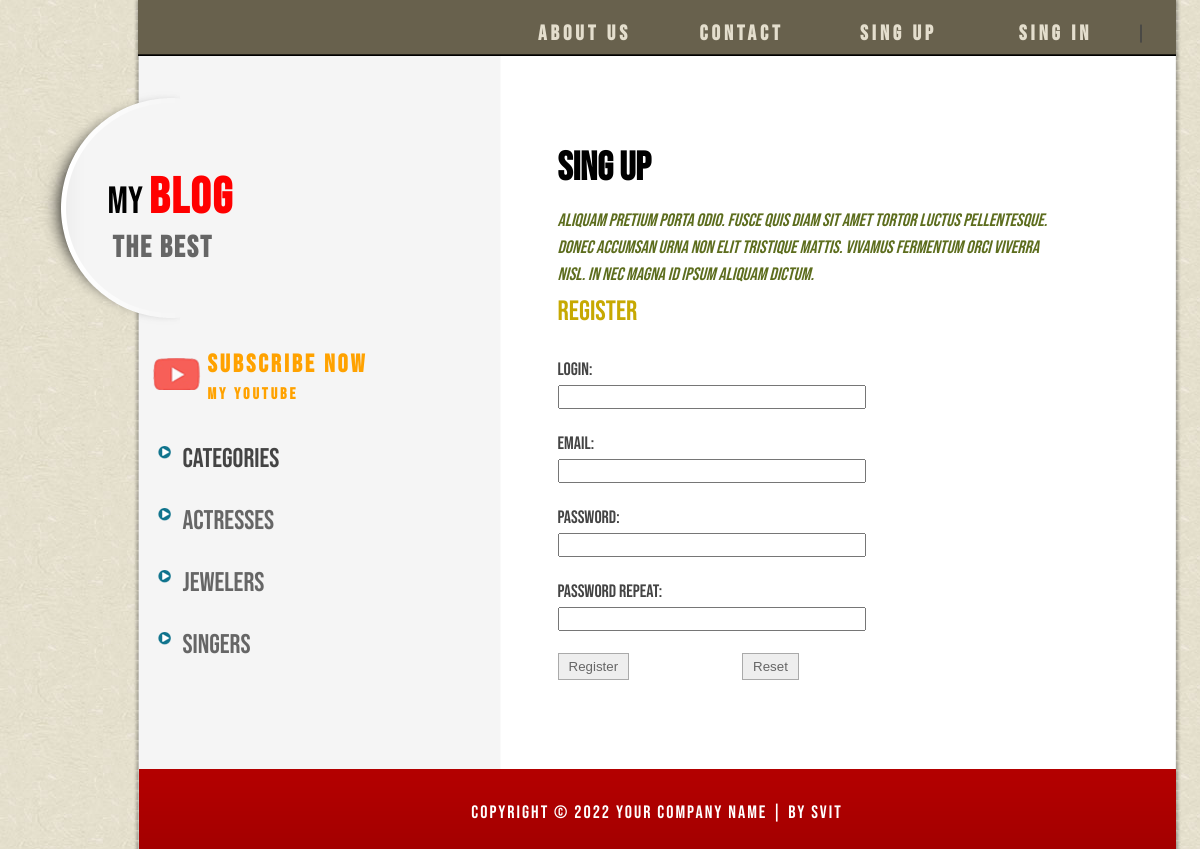
Screenshot of /register/ with the database file from the repository.
### women/models.py (models this page shows, shortened)
class Category(models.Model):
    name = models.CharField(max_length=100, db_index=True, verbose_name="Category")
    slug = models.SlugField(max_length=255, unique=True, db_index=True, verbose_name="URL")
    def get_absolute_url(self):
        return reverse('category', kwargs={'cat_slug': self.slug})
    class Meta:
        verbose_name = "Category"
        verbose_name_plural = "Categories"
        ordering = ['id']

### women/views.py (the view, shortened to what this page needs)
# urls.py: path('register/', RegisterUser.as_view(), name='register'),
class RegisterUser(DataMixin, CreateView):
    form_class = RegisterUserForm
    template_name = 'women/register.html'
    success_url = reverse_lazy('login')
    def get_context_data(self, *, object_list=None, **kwargs):
        context = super().get_context_data(**kwargs)
        c_def = self.get_user_context(title="Sing up")
        return {**context, **c_def}

### women/forms.py
class RegisterUserForm(UserCreationForm):
	username = forms.CharField(label='Login', widget=forms.TextInput(attrs={'class': 'form-input'}))
	email = forms.EmailField(label='Email', widget=forms.EmailInput(attrs={'class': 'form-input'}))
	password1 = forms.CharField(label='Password', widget=forms.PasswordInput(attrs={'class': 'form-input'}))
	password2 = forms.CharField(label='Password repeat', widget=forms.PasswordInput(attrs={'class': 'form-input'}))
	class Meta:
		model = User
		fields = ('username', 'email', 'password1', 'password2')

### women/templatetags/women_tags.py (called while the page is built)
@register.inclusion_tag('women/main_menu.html', takes_context=True)
def main_menu(context):
	m = menu.copy()
	if not context['request'].user.is_authenticated:
		m.pop(1)
	else:
		context['menu'] = m
	return context

### women/utils.py (called while the page is built)
	def get_user_context(self, **kwargs):
		context = kwargs
		cats = Category.objects.annotate(Count('women'))
		user_menu = menu.copy()
		if not self.request.user.is_authenticated:
			user_menu.pop(1)
		context['menu'] = user_menu
		context['cats'] = cats
		if 'cat_selected' not in context:
			context['cat_selected'] = 0
		return context

### women/templates/Women/register.html (shortened to what this page needs)
{% extends 'women/base.html' %}
{% block content %}
<div id="templatemo_main">
	<h1>{{title}}</h1>
	<p><em>Aliquam pretium porta odio. Fusce quis diam sit amet tortor luctus pellentesque. Donec accumsan urna non elit tristique mattis. Vivamus fermentum orci viverra nisl. In nec magna id ipsum  aliquam dictum.</em></p>
	<div id="contact_form">
		<h2>Register</h2>
		<form action="{% url 'register' %}" method="post">
			{% for f in form %}
			<label class="validate-email required form-label" for="{{ f.id_for_label }}">{{f.label}}:</label>{{ f }}
			<div class="cleaner_h20"></div>
			{% endfor %}
			<input style="margin-left: 0px;" type="submit" class="submit_btn" name="submit" id="submit" value="Register" />
			<input type="reset" class="submit_btn" name="reset" id="reset" value="Reset" />
		</form>
	</div>
</div>
{% endblock %}

### women/templates/Women/base.html (shortened to what this page needs)
<!DOCTYPE html>
{% load static %}
{% load women_tags %}
{% load crispy_forms_tags %}
<html>
<head>
    <link rel="stylesheet" type="text/css" href="{% static 'css/templatemo_style.css' %}"/>
    <link rel="stylesheet" type="text/css" href="{% static 'css/s3slider.css' %}"/>
    <link rel="stylesheet" type="text/css" href="{% static 'css/styles1.css' %}"/>
</head>
<body>
    <div id="templatemo_wrapper">
        {% main_menu %}
        <div id="templatemo_left_column">
            <div id="templatemo_header">
                <div id="site_title">
                    <h1><a href="{% url 'home' %}" target="_parent">My <strong>Blog</strong><span>the best</span></a></h1>
                </div>
            </div>
            <div id="templatemo_sidebar">
                <div  id="templatemo_rss" class="share">
                    <a class="share-yt" href="https://www.youtube.com/channel/UClXuYKdnkeKHS2di7G_obIg" target="_blank" rel="nofollow">SUBSCRIBE NOW <br /><span>my youtube</span></a>
                </div>
                <table class="table-content" border=0 cellpadding="0" cellspacing="0">
                    <td valign="top">
                        <ul class="templatemo_list">
                            {% if cat_selected == 0 %}
                                <li>Categories</li>
                            {% else %}
                                <li><a href="{% url 'home' %}">Categories</a></li>
                            {% endif %}
                            {% for c in cats %}
                                {% if c.women__count > 0 %}
                                    {% if c.pk == cat_selected %}
                                        <li>{{c.name}}</li>
                                    {% else %}
                                        <li><a href="{{ c.get_absolute_url }}">{{c.name}}</a></li>
                                    {% endif %}
                                {% endif %}
                            {% endfor %}
                            <div class="cleaner_h20"></div>
                        </ul>
                    </td>
                </table>
            </div>
        </div>
        <td valign="top" class="content">
        <div id="templatemo_right_column">
	        <div id="templatemo_main">
                {% block content %}
                {% endblock %}
            </div>
        </div>
        <div class="cleaner_h20"></div>
  	    <div id="templatemo_footer">
		    Copyright © 2022 <a href="#">Your Company Name</a> |
            <a href="https://github.com/Svit7" target="_blank">by Svit</a>
        </div>
    </div>
</body>
</html>

### women/static/css/templatemo_style.css (style rules this page uses)
body { margin: 0px; padding: 0px; color: #666; font-size: 18px; line-height:1.5em; background-image: url(../images/templatemo_body.jpg); background-repeat: repeat; }
a, a:link, a:visited { color: #CC0000; }
p { margin: 0px; padding: 0 0 10px 0; }
h1 { font-size: 40px; font-weight: bold; margin: 0 0 20px 0; padding: 5px 0; color: #000; }
h2 { font-size: 28px; font-weight: normal; line-height: 28px; margin: 0 0 30px 0; padding: 0; color: #c7a902; }
.cleaner_h20 { clear: both; width:100%; height: 20px; }
em { color: #5d6d1e; }
.templatemo_list { font-size: 27px; margin: 25px 0; padding: 10px; list-style: none; }
.templatemo_list li { background: transparent url(../images/templatemo_list.png) no-repeat scroll 0 0px; margin:0 0 35px; padding:0 0 0 25px; line-height: 1em; }
.templatemo_list li a { color: #666; text-decoration: none; }
#templatemo_wrapper { width: 1165px; padding: 0; margin: 0 auto; background: url(../images/templatemo_wrapper.png) repeat-y; }
#templatemo_left_column { float: left; width: 400px; }
#templatemo_right_column { float: center; width: 1090px; margin-right: 10px; }
#templatemo_header { width: 360px; height: 276px; padding: 0 10px; margin-left: 20px; background: url(../images/templatemo_header.png) left center no-repeat; }
#templatemo_header #site_title { float: left; width: 310px; padding: 115px 0 0 60px; }
#templatemo_header #site_title h1 { margin: 0; padding: 0; }
#templatemo_header #site_title h1 a { margin: 0px; padding: 0px; font-size: 38px; color: #000; font-weight: normal; text-decoration: none; }
#templatemo_header #site_title h1 strong { color: #f00; font-size: 50px; letter-spacing: 2px; }
#templatemo_header #site_title a span { display: block; font-size: 30px; color: #666; font-weight: bold; letter-spacing: 2px; margin-left: 5px; margin-top: 20px; }
#templatemo_sidebar { clear: both; float: left; width: 250px; margin-left: 130px; }
#templatemo_main { float: right; width: 490px; padding-top: 40px; margin-right: 30px; }
#templatemo_rss a { float: right; display: block; width: 190px; height: 40px; padding: 5px 0 10px 55px; margin-bottom: 10px; color: #ffa200; font-size: 25px; letter-spacing: 3px; font-weight: bold; text-decoration: none; background: url(../images/share_yt.png) left center no-repeat; }
#templatemo_rss a span { font-size: 16px; margin-top: 5px; letter-spacing: 3px; }
#contact_form form { margin: 0px; padding: 0px; }
#contact_form form label { display: block; width: 100px; margin-right: 10px; font-size: 18px; }
#contact_form form .submit_btn { margin-left: 110px; padding: 5px 10px; background: #EEEEEE; border: 1px solid #AAAAAA; color: #666666; }
#templatemo_footer { clear: both; width: 1037px; height: 50px; margin: 0 10px 0 121px; padding: 30px 0 0 0; letter-spacing: 2px; text-align: center; color: #FFFFFF; background: url(../images/templatemo_footer.png) top repeat-x; }
#templatemo_footer a { color: #FFFFFF; }
.table-content { width: 100%; min-height: 100%; height: 100%; }

### women/static/css/s3slider.css (style rules this page uses)
ul { margin: 0; padding: 0; list-style-type: none; list-style: none; }
ul li { margin: 0; padding: 0; }

### women/static/css/styles1.css (style rules this page uses)
html, body { font-family: 'Bebas Neue'; margin: 0; padding: 0; height: 100%; width: 100%; color: #444; }
a { color: #0059b2; text-decoration: none; }
.table-content { width: 100%; min-height: 100%; height: 100%; }
.form-input { width: 300px; font-size: 16px; }
.form-label { display: inline-block; min-width: 150px; vertical-align: top; }

### rows the page displays
Category: name "Actresses"
Category: name "Jewelers"
Category: name "Singers"

### other values shown
{{ m.title }} "About us" "Contact"
{{ title }} "Sing up"
{{ f.label }} "Login" "Email" "Password" "Password repeat"
